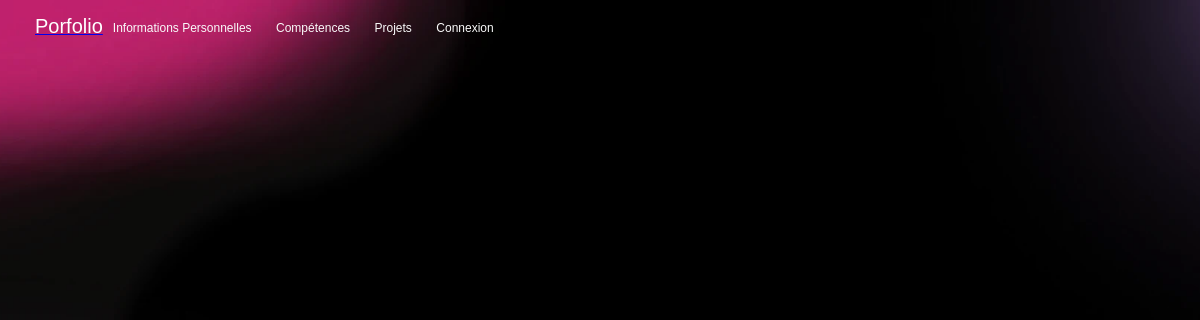
The app's page /personalInformations.php, older data.
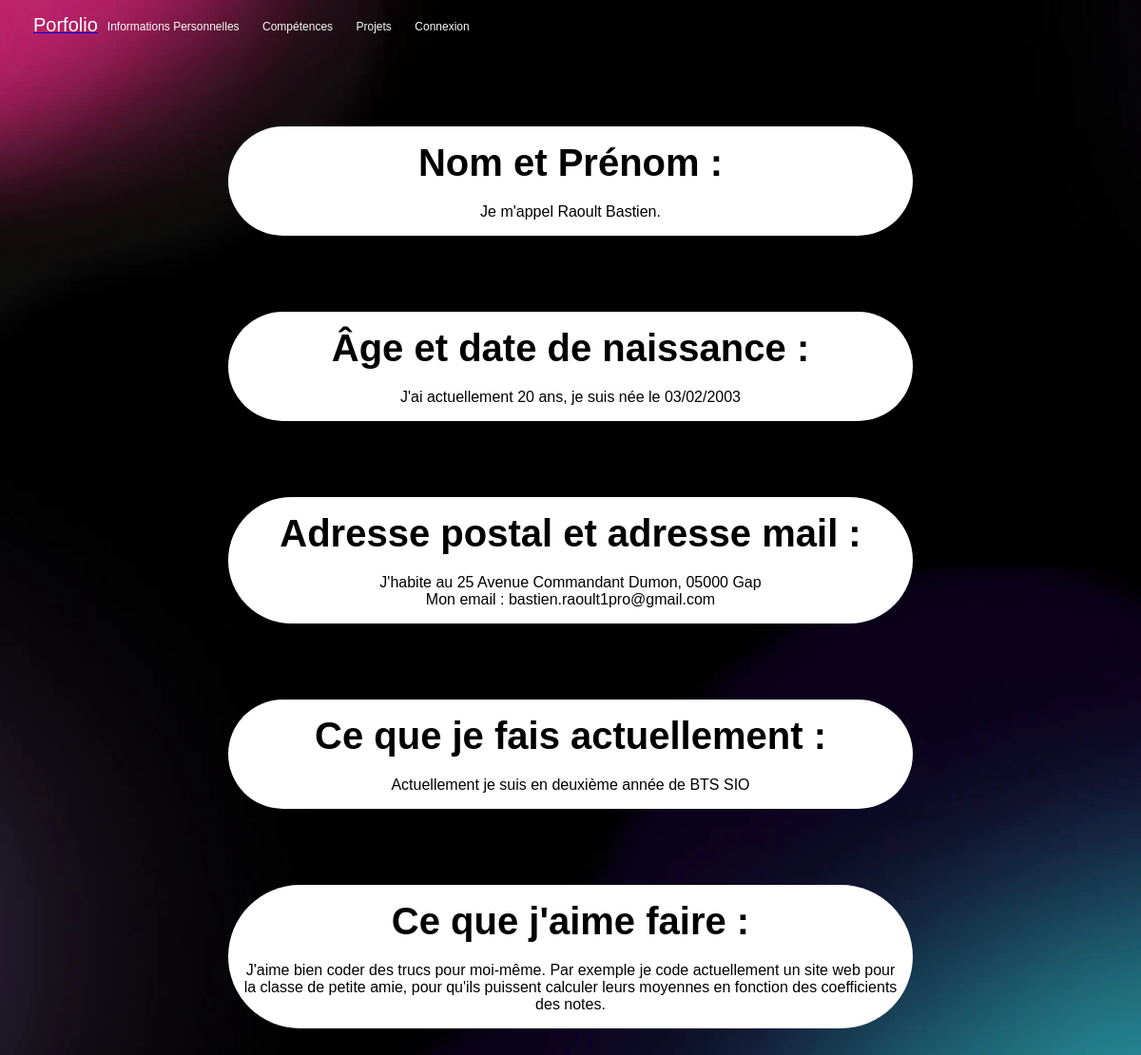
The same page, newer data.
### tables this page shows
CREATE TABLE "infos_perso" (
	"id"	INTEGER NOT NULL UNIQUE,
	"surname"	TEXT NOT NULL UNIQUE,
	"name"	TEXT NOT NULL UNIQUE,
	"date_of_birth"	TEXT NOT NULL UNIQUE,
	"place of birth"	TEXT NOT NULL UNIQUE,
	"email"	TEXT NOT NULL UNIQUE,
	"address"	TEXT NOT NULL UNIQUE,
	"number"	INTEGER NOT NULL UNIQUE,
	"activity"	TEXT NOT NULL UNIQUE,
	"activities_outside_of_studies"	TEXT,
	PRIMARY KEY("id" AUTOINCREMENT)
);

### models/BDD.php (called while the page is built, shortened)
<?php
require dirname(__FILE__)."/BDDProjectTrait.php";
class BDD
{
    private static $_instance;
    private static string $cheminDeLaBDD = '../data/database.db';
    private static string $cheminDeLaBDDAdmin = '../../data/database.db';
    public static function instance()
    {
        if (is_null(self::$_instance)) {
            self::$_instance = new BDD();
        }
        return self::$_instance;
    }
    public function __construct()
    {
        if($_SERVER['REQUEST_URI'] == '/' || $_SERVER['REQUEST_URI'] == '/index.php' || $_SERVER['REQUEST_URI'] == '/login.php'|| $_SERVER['REQUEST_URI'] == '/project.php' || $_SERVER['REQUEST_URI'] == '/skill.php' || $_SERVER['REQUEST_URI'] == '/experience.php' || $_SERVER['REQUEST_URI'] == '/personalInformations.php' || $_SERVER['REQUEST_URI'] == '/controle_identification.php' || $_SERVER['REQUEST_URI'] == '/skill.php' || $_SERVER['REQUEST_URI'] == '/cv.php' || $_SERVER['REQUEST_URI'] == '/detail_project.php?id=1' || $_SERVER['REQUEST_URI'] == '/detail_project.php?id=2' || $_SERVER['REQUEST_URI'] == '/detail_project.php?id=3' || $_SERVER['REQUEST_URI'] == '/detail_project.php?id=4'){
            $this->bdd = new PDO('sqlite:' . BDD::$cheminDeLaBDD);
        }
        else{
            $this->bdd = new PDO('sqlite:' . BDD::$cheminDeLaBDDAdmin);
        }
    }
}
?>

### models/BDDProjectTrait.php (called while the page is built, shortened)
<?php
trait BDDProjectTrait
{
public function recupInfoPerso()
    {
        $requete = "SELECT * FROM infos_perso";
        $resultats = $this->bdd->query($requete);
        $infos = [];
        if ($resultats) {
            while ($res = $resultats->fetchAll(PDO::FETCH_ASSOC)) {
                $infos = $res;
            }
        }
        return $infos;
    }
}
?>

### public_html/personalInformations.php (the view, shortened to what this page needs)
<?php
require('../models/BDD.php');
$bdd   = BDD::instance();
$infos = $bdd->recupInfoPerso();
?>
<!DOCTYPE html>
<html lang="fr">
<head>
    <link rel="stylesheet" href="css/nav.css">
    <link rel="stylesheet" href="css/infos.css">
</head>
<body>
    <?php require('navbar.php'); ?>
    <?php foreach ($infos as $p) : ?>
        <div class="container">
            <div class="title">
                <h1>Nom et Prénom :</h1>
            </div>
            <div class="message">
                <p>Je m'appel
                    <?php echo $p['name'] . " " . $p['surname'] ?>.
                </p>
            </div>
        </div>
        <div class="container">
            <div class="title">
                <h1>Âge et date de naissance :</h1>
            </div>
            <div class="message">
                <p>J'ai actuellement 20 ans, je suis née le
                    <?php echo $p['date_of_birth'] ?>
                </p>
            </div>
        </div>
        <div class="container">
            <div class="title">
                <h1>Adresse postal et adresse mail :</h1>
            </div>
            <div class="message">
                <p>J'habite au
                    <?php echo $p['address'] ?>
                </p>
                <p>Mon email :
                    <?php echo $p['email'] ?>
                </p>
            </div>
        </div>
        <div class="container">
            <div class="title">
                <h1>Ce que je fais actuellement :</h1>
            </div>
            <div class="message">
                <p>Actuellement je suis en
                    <?php echo $p['activity'] ?>
                </p>
            </div>
        </div>
        <div class="container">
            <div class="title">
                <h1>Ce que j'aime faire :</h1>
            </div>
            <div class="message">
                <p>
                    <?php echo $p['activities_outside_of_studies'] ?>
                </p>
            </div>
        </div>
    <?php endforeach; ?>
</body>
</html>

Row changes from the older to the newer data that the page shows:
added infos_perso: name "Raoult", surname "Bastien", date_of_birth "03/02/2003", address "25 Avenue Commandant Dumon, 05000 Gap", email "bastien.raoult1pro@gmail.com", activity "deuxième année de BTS SIO", activities_outside_of_studies "J'aime bien coder des trucs pour moi-même. Par exemple je code actuellement un site web pour la classe de petite amie, pour qu'ils puissent calculer leurs moyennes en fonction des coefficients des notes."
